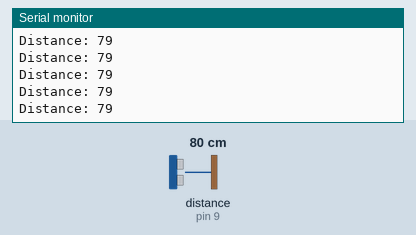
Recording of a sketch running on a simulated Arduino Uno, built with avr-gcc and run on an emulated ATmega328P. Parts: the last lines printed to the serial monitor. Wiring (inferred from the names in the program): ultrasonic range finder: trigger pin 8; echo pin 9. The inputs (shaded band) are chosen by the test bench; at power-on: distance to the obstacle (sensor on pin 9) 80 cm. The echo pulse lasts 58.3 µs per cm.

Above: at 1.2 s.
1.3 s: distance to the obstacle (sensor on pin 9) set to 2 cm
At 2.0 s:
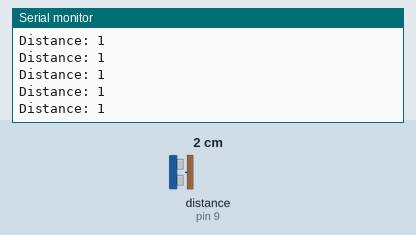
4.3 s: distance to the obstacle (sensor on pin 9) set to 120 cm
At 5.4 s:
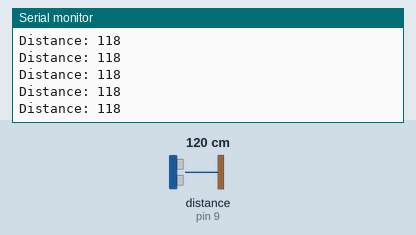
7.3 s: distance to the obstacle (sensor on pin 9) set to 4 cm
At 8.2 s:
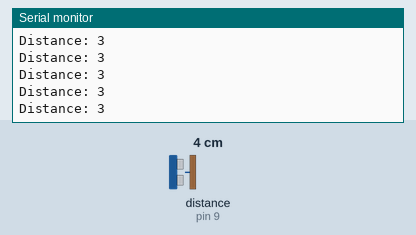
10.3 s: distance to the obstacle (sensor on pin 9) set to 18 cm
At 11.2 s:
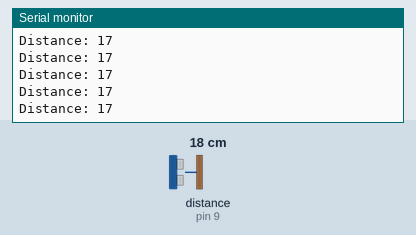
Timing chart, 0 to 13.3 s (numbered marks = the images above; inputs shaded):
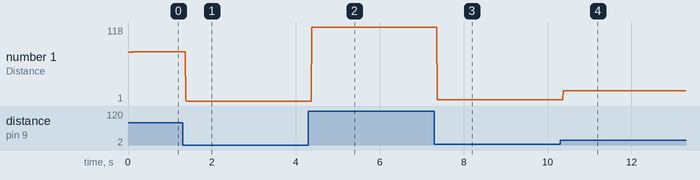

Measured:
- after the input at 1.3 s, the serial monitor: prints a new line after 0.07 s (image 1)
- after the input at 4.3 s, the serial monitor: prints a new line after 0.08 s (image 2)
- after the input at 7.3 s, the serial monitor: prints a new line after 0.07 s (image 3)
- after the input at 10.3 s, the serial monitor: prints a new line after 0.07 s (image 4)
- plotted number 1: 79 → 1 after the input at 1.3 s, 1 → 118 after the input at 4.3 s, 118 → 3 after the input at 7.3 s, 3 → 1 after the input at 10.3 s

The sketch:

DistanceMeasurement.ino
```cpp
int trigPin = 8;
int echoPin = 9;

long duration;
int distance;
void setup() {
  pinMode(trigPin, OUTPUT);
  pinMode(echoPin, INPUT);
  Serial.begin(9600);

}

void loop() {
  digitalWrite(trigPin, LOW);
  delayMicroseconds(2);

  digitalWrite(trigPin, HIGH);
  delayMicroseconds(10);
  digitalWrite(trigPin, LOW);

  duration = pulseIn(echoPin,HIGH);
  distance = duration * 0.034/2;

  Serial.print("Distance: ");
  Serial.println(distance);

}
```
